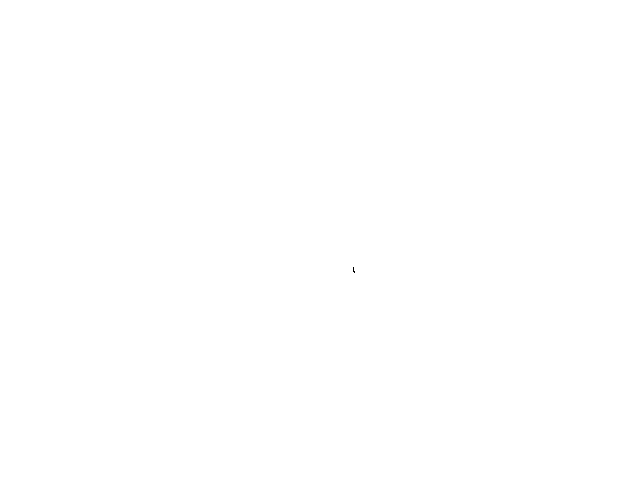
Frame 1 (no input)
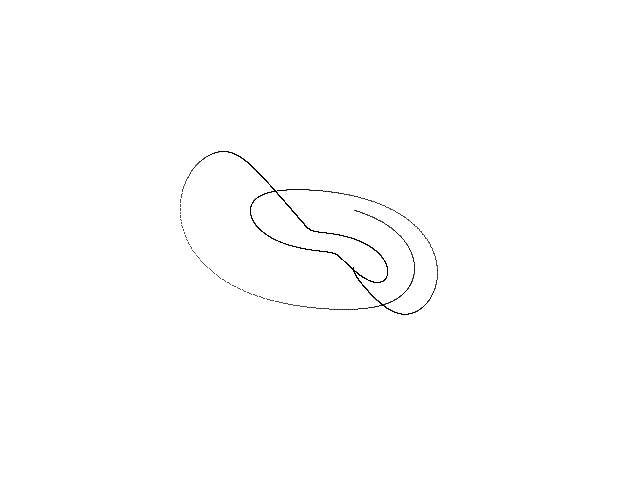
Frame 60 (the mouse pressed at the canvas centre just before this capture)
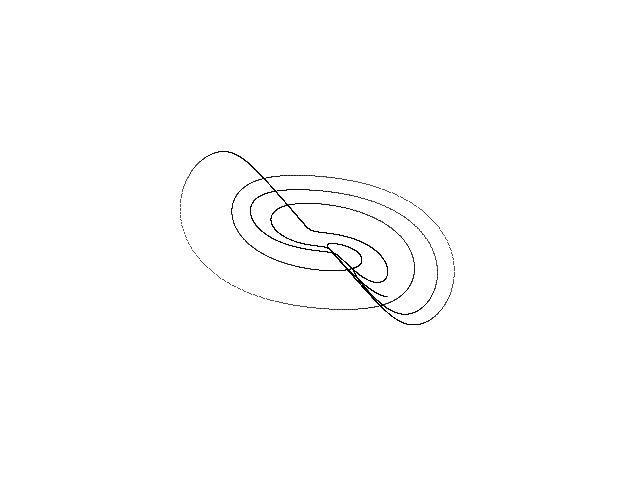
Frame 120 (the mouse held since frame 60 and released just before this capture)

The Processing sketch that drew these frames (run headless with seeded random() and noise(); from frame 60 on, the mouse is pressed at the canvas centre):

// Processing sketch: Xing_Yun
// ── Xing_Yun.pde
// Xing-Yun chaotic attractor //

  float x = 3.0;
  float y = 3.0;
  float z = 0.1;
  float dt = 0.0001;
  float a = 50.0;
  float b = 10.0;
  float c = 13.0;
  float d = 6.0;


void setup() {
  
  size(640, 480);
  background(255);
  
}

void draw() {
  
  for (int i=0; i<100; i++) {
    
    float nx = x;
    float ny = y;
    float nz = z;
        
    x = nx + dt * (a * (ny - nx) + ny * pow(nz, 2.0));
    y = ny + dt * (b * (nx + ny) - nx * pow(nz, 2.0));
    z = nz + dt * (-c * nz + d * ny + nx * ny * nz);
  
    point(320 + (11 * x), 240 + (9 * y));
        
  }

}
